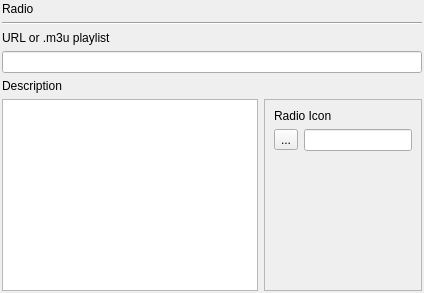
       <widget class="QWidget" name="page_radio">
        <layout class="QVBoxLayout" name="verticalLayout_16">
         <property name="leftMargin">
          <number>2</number>
         </property>
         <property name="topMargin">
          <number>2</number>
         </property>
         <property name="rightMargin">
          <number>2</number>
         </property>
         <property name="bottomMargin">
          <number>2</number>
         </property>
         <item>
          <widget class="QLabel" name="label_16">
           <property name="text">
            <string>Radio</string>
           </property>
          </widget>
         </item>
         <item>
          <widget class="Line" name="line_5">
           <property name="orientation">
            <enum>Qt::Horizontal</enum>
           </property>
          </widget>
         </item>
         <item>
          <widget class="QLabel" name="label_17">
           <property name="text">
            <string>URL or .m3u playlist</string>
           </property>
          </widget>
         </item>
         <item>
          <widget class="QLineEdit" name="lineEdit_radioURL"/>
         </item>
         <item>
          <widget class="QLabel" name="label_18">
           <property name="text">
            <string>Description</string>
           </property>
          </widget>
         </item>
         <item>
          <layout class="QHBoxLayout" name="horizontalLayout_8">
           <item>
            <widget class="QTextEdit" name="textEdit_radioDescription"/>
           </item>
           <item>
            <widget class="QFrame" name="frame">
             <property name="frameShape">
              <enum>QFrame::StyledPanel</enum>
             </property>
             <property name="frameShadow">
              <enum>QFrame::Raised</enum>
             </property>
             <layout class="QVBoxLayout" name="verticalLayout_20">
              <item>
               <widget class="QLabel" name="label_25">
                <property name="text">
                 <string>Radio Icon</string>
                </property>
               </widget>
              </item>
              <item>
               <layout class="QHBoxLayout" name="horizontalLayout_9">
                <item>
                 <widget class="QToolButton" name="toolButton_radioIcon">
                  <property name="toolTip">
                   <string>Set Radio Icon</string>
                  </property>
                  <property name="text">
                   <string>...</string>
                  </property>
                 </widget>
                </item>
                <item>
                 <widget class="QLineEdit" name="lineEdit_radioIcon">
                  <property name="sizePolicy">
                   <sizepolicy hsizetype="Minimum" vsizetype="Fixed">
                    <horstretch>0</horstretch>
                    <verstretch>0</verstretch>
                   </sizepolicy>
                  </property>
                  <property name="readOnly">
                   <bool>true</bool>
                  </property>
                 </widget>
                </item>
               </layout>
              </item>
              <item>
               <widget class="QLabel" name="label_radioIcon">
                <property name="text">
                 <string/>
                </property>
                <property name="alignment">
                 <set>Qt::AlignCenter</set>
                </property>
               </widget>
              </item>
              <item>
               <spacer name="verticalSpacer_4">
                <property name="orientation">
                 <enum>Qt::Vertical</enum>
                </property>
                <property name="sizeHint" stdset="0">
                 <size>
                  <width>20</width>
                  <height>40</height>
                 </size>
                </property>
               </spacer>
              </item>
             </layout>
            </widget>
           </item>
          </layout>
         </item>
        </layout>
       </widget>
